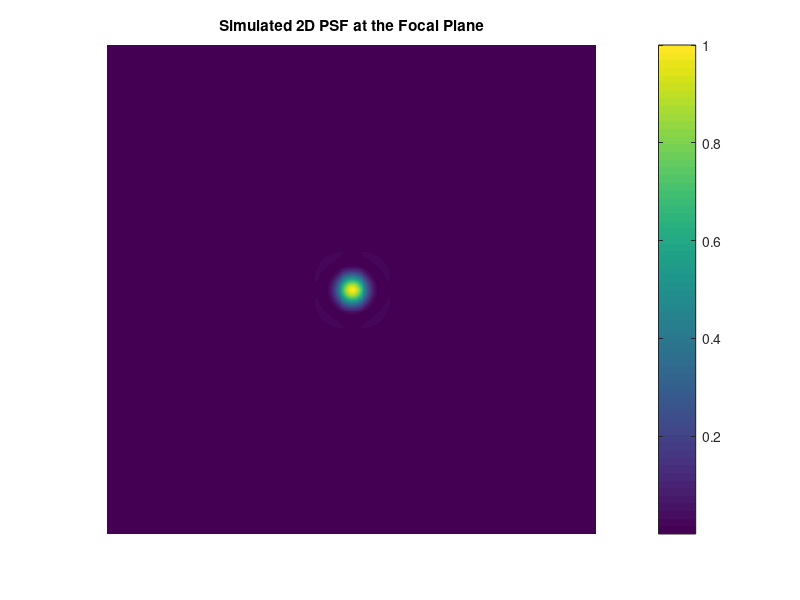

This chart was generated by the following MATLAB code:
% Simulates the 2D Point Spread Function (PSF) using Fourier optics principles.
% Models the transformation from the pupil plane (angular spectrum) to the image (focal) plane.
% Author: Ethan Zhao

clear; close all; clc;

%% ===================== Parameters =====================
lambda = 488e-9;        % Wavelength [m] (488 nm, blue light)
NA = 0.2;               % Numerical Aperture of the objective lens
n_medium = 1.33;        % Refractive index of the immersion medium (e.g., water)
k = 2 * pi / lambda;    % Wavenumber [1/m]

grid_size = 512;        % Number of pixels along one axis
dx_image = 0.05e-6;     % Sampling interval in the image (focal) plane [m/pixel]

% Spatial frequency coordinates (Fourier domain of image plane)
fx = (-grid_size/2 : grid_size/2 - 1) / (grid_size * dx_image);  
[fx_grid, fy_grid] = meshgrid(fx, fx);
rho = sqrt(fx_grid.^2 + fy_grid.^2);   % Radial spatial frequency [1/m]

%% ===================== Pupil Function =====================
% The pupil function defines the angular acceptance of the imaging system.
% A circular aperture with cutoff frequency determined by NA
f_cutoff = NA / lambda;                     % Maximum spatial frequency (diffraction limit)
pupil_function = rho <= f_cutoff;          % Circular binary mask (ideal pupil)

%% ===================== Field & PSF Calculation =====================
% The focal plane field is the Fourier transform of the pupil function
focal_plane_field = ifftshift(ifft2(fftshift(pupil_function)));

% PSF is the intensity (magnitude squared) of the complex field
psf_intensity = abs(focal_plane_field).^2;

% Normalize the intensity for visualization
psf_intensity = psf_intensity / max(psf_intensity(:));

%% ===================== Visualization =====================
figure;
imagesc(psf_intensity);
axis image off;
colorbar;
title('Simulated 2D PSF at the Focal Plane');



